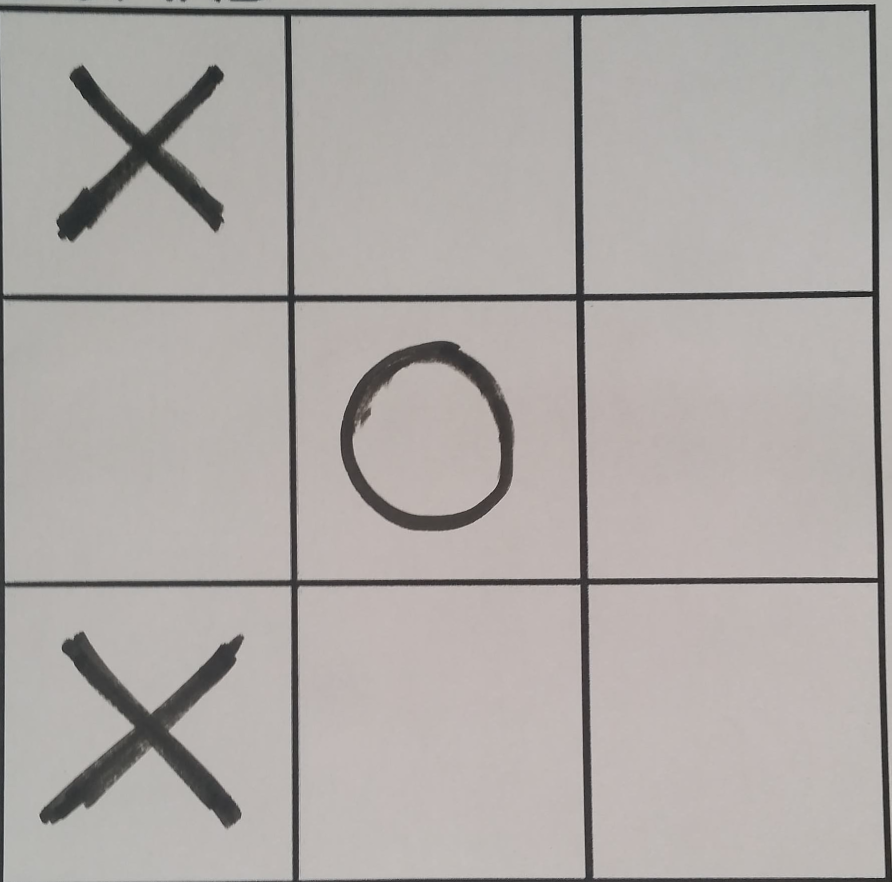
#> input picture testImages/ttt_marker.jpg, 1783 x 1764 px (shown at 1/2 size)
$ python tttcv.py   (older library calls are emulated)
#> lines starting #> are read from the running program, lines starting #| are printed output that depends on the picture; after the words box and inside, x2 and y2 are one past the last pixel; in counts of white or black regions, pixels touching at a corner belong together; long printed decimals are rounded
### AdversarialSearch/tttproblem.py
# author Vincent Kubala; GameUI implementation by Eli Zucker

###############################################################################
# State and Action Representations:
#
# - A (game) state is a TTTState that contains game board and the index of the
#   player to move
#
# - An action is a pair that represents the location at which a player
#   would like to draw an X or an O: (<index of row>, <index of column>),
#   where the indices start at 0.
#
# - See the main function at the bottom of this file for an example.
#
###############################################################################


from typing import Tuple
from AdversarialSearch.adversarialsearchproblem import AdversarialSearchProblem, GameState, GameUI
import time
import math

SPACE = "-"
X = "X"  # Player 0 is X
O = "O"  # Player 1 is O
PLAYER_SYMBOLS = [X, O]


class TTTState:
    def __init__(self, board, ptm):
        """
        Inputs:
                board - represented as a 2D List of character strings.
                Each character in the board is X, O, or SPACE (see above
                for global definition), where SPACE indicates that the
                corresponding cell of the tic-tac-toe board is empty.

                ptm- the index of the player to move, which will be 0 or 1,
                where 0 corresponds to the X player, who moves first, and
                1 to the O player, who moves second.
        """
        self.board = board
        self.ptm = ptm

    def player_to_move(self):
        return self.ptm


# In TTT, an action consists of placing a piece on a 2D grid. Thus, our actions need two pieces of
# data: both row and column. So the type of our action is tuple with two ints.
Action = Tuple[int, int]

def sigmoid(x):
    val = 1 / (1 + math.e ** (-x))
    return val

class TTTProblem(AdversarialSearchProblem[TTTState, Action]):
    def __init__(self, dim=3, board=None, player_to_move=0):
        """
        Inputs:
                dim- the number of cells in one row or column.
                board - 2d list of character strings (as in TTTState)
                player_to_move- index of player to move (as in TTTState).

                The board and player_to_move together constitute the start state
                of the game
        """
        self.board = board
        self.player_to_move = player_to_move
        self._dim = dim
        if board == None:
            board = [[SPACE for _ in range(dim)] for _ in range(dim)]
        self._start_state = TTTState(board, player_to_move)

    # [57 lines left out: functions heuristic_func, get_slices, get_available_actions, transition, not called in this run]

    def is_terminal_state(self, state):
        return not (self._internal_evaluate_terminal(state) == "non-terminal")

    # [89 lines left out: functions evaluate_terminal, _internal_evaluate_terminal, _all_same, board_to_pretty_string, not called in this run]


# Basic TTT GameUI implementation (prints board states to console)
class TTTUI(GameUI):
    # [6 lines left out: function __init__, not called in this run]

    def render(self):
        print(TTTProblem.board_to_pretty_string(self._state.board))
        time.sleep(self._delay)

    # [26 lines left out: functions get_user_input_action, main, not called in this run]


# [2 lines that do not run on import are left out]

### AdversarialSearch/adversarialsearch.py
from typing import Callable

from AdversarialSearch.adversarialsearchproblem import (
    Action,
    AdversarialSearchProblem,
    State as GameState,
)


# [35 lines left out: functions maxValueMM, minValueMM, not called in this run]

def minimax(asp: AdversarialSearchProblem[GameState, Action]) -> Action:
    """
    Implement the minimax algorithm on ASPs, assuming that the given game is
    both 2-player and constant-sum.

    Input:
        asp - an AdversarialSearchProblem
    Output:
        an action (an element of asp.get_available_actions(asp.get_start_state()))
    """
    start = asp.get_start_state()
    # player <- game.toMove(state)
    player = start.player_to_move()
    # value, move <- maxValue(game, state)
    (value, move) = maxValueMM(asp, start, player)
    # return move
    return move


# [162 lines left out: functions maxValueAB, minValueAB, alpha_beta, alpha_beta_cutoff, maxValueABCut, minValueABCut, not called in this run]

### tttcv.py
# imports
import numpy as np
import cv2
from AdversarialSearch.tttproblem import TTTProblem, TTTUI
from AdversarialSearch import adversarialsearch

# initializes the "board"
board = [["-","-","-"],["-","-","-"],["-","-","-"]]

## INPUT ##
# change to "no" if you do not want to see the processing steps displayed when running the program
see_steps = "yes"
# change to "yes" if you want all of the images to stay up as you proceed through the steps of the program
keep_all_imgs = "no"

# list of images you can run the program on
marker = "testImages/ttt_marker.jpg"
printed = "testImages/ttt_printed.png"
green = "testImages/X_O_2.png"
empty = "testImages/empty.png"
stock = "testImages/stock.png"
# the algoritm is able to correctly identify the squares on this image
# does not correctly identify what X's and O's are where
drawn = "testImages/drawn.jpg"

## INPUT ##
# resizes and displays the image
# change the argument of the next line to run the program on a different image
img = cv2.imread(marker)
#> img is the input picture: shape (1764, 1783, 3); mean B, G, R 166.4, 169.2, 174
img_width, img_height = 600, 600
img = cv2.resize(img,(img_width,img_height))
#> img: shape (600, 600, 3)
cv2.imshow('Initial Image (Step 1)',img)
cv2.waitKey(0)
if keep_all_imgs == "no":
    cv2.destroyAllWindows()

# creates and displays a grayscale image
img_grayscale = cv2.cvtColor(img,cv2.COLOR_BGR2GRAY)
if see_steps == "yes":
    cv2.imshow('Grayscale Image (Step 2)',img_grayscale)
    cv2.waitKey(0)
    if keep_all_imgs == "no":
        cv2.destroyAllWindows()

# converts grayscale image into binary image, pixels with value < 127 become 0, pixels with value > 127 become 255
# displays binary image
threshold, img_threshold = cv2.threshold(img_grayscale,127,255,cv2.THRESH_BINARY)
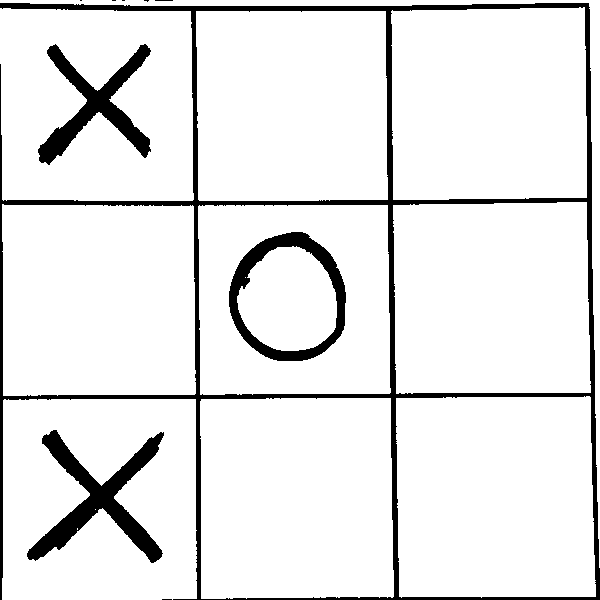
#> img_threshold: shape (600, 600); 91% white; 10 black regions (6 under 20 px), largest, box (x1, y1, x2, y2) and area: (0, 3, 600, 600) 18929, (27, 430, 164, 563) 5260, (38, 44, 151, 165) 4141, (229, 232, 346, 361) 3856
if see_steps == "yes":
    cv2.imshow('Thresholded Image (Step 3)',img_threshold)
    cv2.waitKey(0)
    if keep_all_imgs == "no":
        cv2.destroyAllWindows()

# gets and displays edges of binary images
img_edge_detection = cv2.Canny(img_threshold, 75, 150)
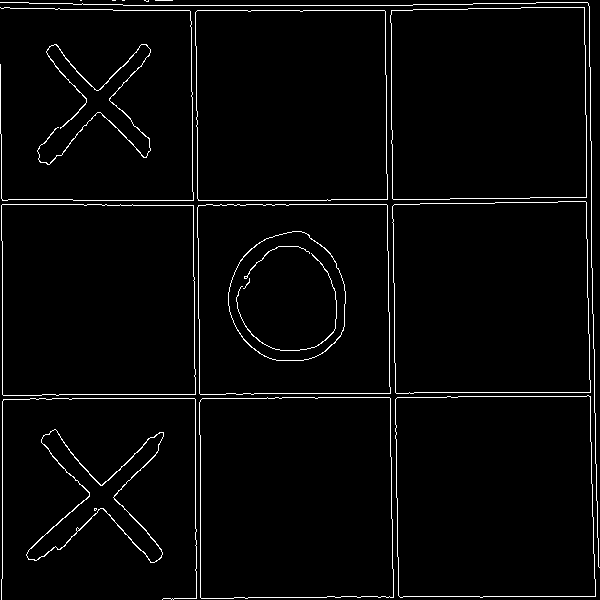
#> img_edge_detection: shape (600, 600); 2.8% white in thin lines or dots
if see_steps == "yes":
    cv2.imshow('Edge Detection Image (Step 4)', img_edge_detection)
    cv2.waitKey(0)
    if keep_all_imgs == "no":
        cv2.destroyAllWindows()

# uses the edges from above to find a bounding rectangle for the tic-tac-toe board
# draws and displays a bounding rectangle around the board
white_pixel_indices = np.argwhere(img_edge_detection==255)
#> white_pixel_indices = 10178 pairs, first value 0 to 599, second value 0 to 599
min_y = np.min(white_pixel_indices[:,0])
#> min_y = 0
min_x = np.min(white_pixel_indices[:,1])
#> min_x = 0
max_y = np.max(white_pixel_indices[:,0])
#> max_y = 599
max_x = np.max(white_pixel_indices[:,1])
#> max_x = 599
img_threshold = cv2.rectangle(img_threshold,(min_x,min_y),(max_x,max_y),(0,0,0),15)
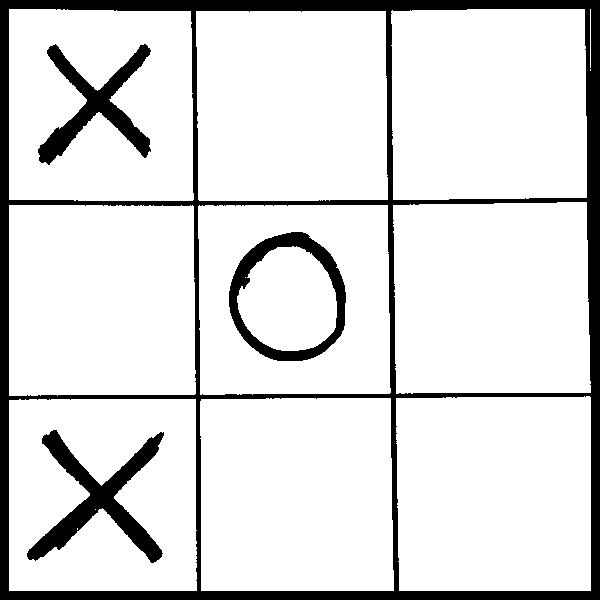
#> img_threshold: shape (600, 600); 86.9% white; 4 black regions, box (x1, y1, x2, y2) and area: (0, 0, 600, 600) 34016, (27, 430, 164, 563) 5260, (38, 44, 151, 165) 4141, (229, 232, 346, 361) 3856
if see_steps == "yes":
    cv2.imshow('Bounded Image (Step 5)', img_threshold)
    cv2.waitKey(0)
    if keep_all_imgs == "no":
        cv2.destroyAllWindows()

# crops the image around the bounding rectangle so there is no space outside of the board
img_threshold_cropped = img_threshold[min_y:max_y,min_x:max_x]
#> img_threshold_cropped: shape (599, 599); 87.2% white; 4 black regions
img = img[min_y:max_y,min_x:max_x]
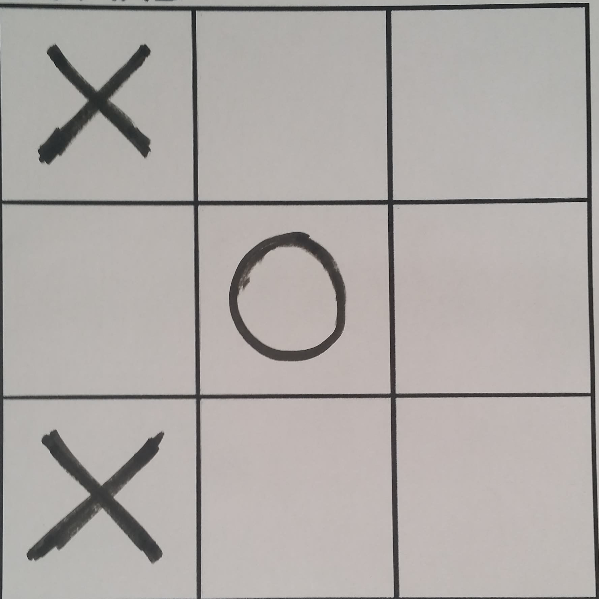
#> img: shape (599, 599, 3); mean B, G, R 166.5, 169.3, 174.1
if see_steps == "yes":
    cv2.imshow('Cropped Threshold Image (Step 6)', img_threshold_cropped)
    cv2.waitKey(0)
    if keep_all_imgs == "no":
        cv2.destroyAllWindows()

# finds the large, exterior contours of the cropped image
# this finds the 9 different boxes of the tic-tac-toe board
# draws the contours
im2, contours, heirarcy = cv2.findContours(img_threshold_cropped,cv2.RETR_EXTERNAL,cv2.CHAIN_APPROX_SIMPLE)
#> contours = 11 contours, 2 with area under 20; largest, box (x1, y1, x2, y2) and area: (396, 396, 591, 591) 37126, (200, 398, 394, 591) 36478, (393, 202, 591, 394) 36410, (391, 9, 587, 200) 36381, (196, 11, 388, 201) 35569
img_contours = cv2.drawContours(img,contours,-1,(255,0,0),5)
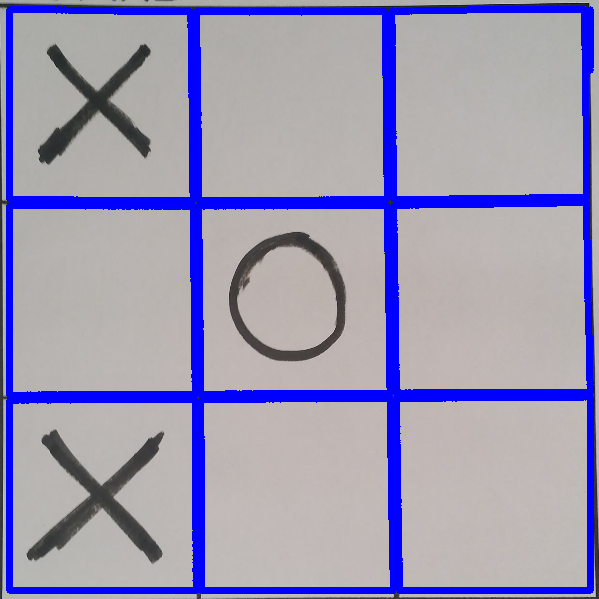
#> img_contours: shape (599, 599, 3); mean B, G, R 181, 151.7, 156.1
if see_steps == "yes":
    cv2.imshow('Contour Image (Step 7)',img_contours)
    cv2.waitKey(0)
    if keep_all_imgs == "no":
        cv2.destroyAllWindows()

# loops through the contours if they are above a certain size (this excludes small contours)
contour_x = 0
contour_y = 0
for contour in contours:
    if cv2.contourArea(contour) > 10000:
        # displays an image for each square
        x,y,w,h = cv2.boundingRect(contour)
        contour_x = w
        contour_y = h
        square = img_threshold_cropped[y+2:y+h-2,x+2:x+w-2]
        if see_steps == "yes":
            cv2.imshow('Square Image',square)
            cv2.waitKey(0)
            if keep_all_imgs == "no":
                cv2.destroyAllWindows()
        # determines the spot on the board to which the contour refers
        board_y = round(x/w)
        board_x = round(y/h)
        # finds the contours within the smaller box image
        sub_im2, sub_contours, sub_heirarcy = cv2.findContours(square,cv2.RETR_LIST,cv2.CHAIN_APPROX_SIMPLE)
        # loops through the contours of the smaller box image if their size is within a certain range
        for sub_contour in sub_contours:
            if cv2.contourArea(sub_contour) < 10000 and cv2.contourArea(sub_contour) > 1000:
                # solidity is the ratio of the contour area to the area of the contour's convex hull
                area = cv2.contourArea(sub_contour)
                hull_area = cv2.contourArea(cv2.convexHull(sub_contour))
                solidity = float(area)/hull_area
                print(solidity)
                # O's have a high solidity, and X's have a lower solidity
                if solidity > 0.6:
                    board[board_x][board_y] = "O"
                else:
                    board[board_x][board_y] = "X"
#> this loop made 11 passes
#> (x, y, w, h, contour_x, contour_y, board_y, board_x) on passes 5, 8, 10: (9, 205, 187, 191, 187, 191, 0, 1), (196, 11, 192, 190, 192, 190, 1, 0), (391, 9, 196, 191, 196, 191, 2, 0)
#> (x, y, w, h, contour_x, contour_y, board_y, board_x) on passes 2, 3, 6, 11: (200, 398, 194, 193, 194, 193, 1, 2), (396, 396, 195, 195, 195, 195, 2, 2), (393, 202, 198, 192, 198, 192, 2, 1), (9, 9, 185, 192, 185, 192, 0, 0)
#| 0.3242
#| 0.9796
#| 0.3395
#> pass 1, `square = img_threshold_cropped[y+2:y+h-2,x+2:x+w-2]`:
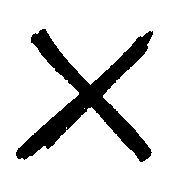
#> square: shape (188, 184); 84.8% white; 1 black region, box (x1, y1, x2, y2) and area: (16, 29, 153, 162) 5260
#> after the loop:
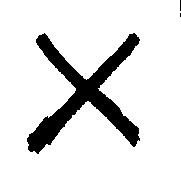
#> square: shape (188, 181); 87.8% white; 3 black regions (2 under 20 px), largest, box (x1, y1, x2, y2) and area: (27, 33, 140, 154) 4141
#> after the loop, board = [['X', '-', '-'], ['-', 'O', '-'], ['X', '-', '-']]

# prints the board state
num_X = 0
num_O = 0
count = 0
print("The board is below!")
for row in board:
    print(row)
    for square in row:
        if square == "X":
            num_X += 1
            count += 1
        elif square == "O":
            num_O += 1
            count += 1
#> this loop made 3 passes
#| ['X', '-', '-']
#| ['-', 'O', '-']
#| ['X', '-', '-']
#> after the loop, count = 3; num_O = 1; num_X = 2

# checks if the game is over
# if the game is not over, the next best move is found based on whose turn it is and this move is shown
ptm = 0
if count == 9:
    print("The game is over!")
    cv2.rectangle(img,(50,250),(525,320),(0,0,0),-1)
    cv2.putText(img,"THE GAME IS OVER",(65,300),cv2.FONT_HERSHEY_SIMPLEX,1.5,(255,255,255),5)
    cv2.imshow("THE GAME IS OVER",img)
    cv2.waitKey(0)
    cv2.destroyAllWindows()
elif count == 0:
    print("It's X's turn!")
    print("The best move for X is below!")
    cv2.putText(img,"X",(int(0.3*contour_x),int(0.9*contour_y)),cv2.FONT_HERSHEY_SIMPLEX,5,(0,0,255),10)
    cv2.imshow("THIS IS THE BEST MOVE",img)
    cv2.waitKey(0)
    cv2.destroyAllWindows()
    board[0][0] = "X"
    for row in board:
        print(row)
else:
    if num_X > num_O:
        ptm = 1
        print("It's O's turn!")
        print("The best move for O is below!")
    else:
        print("It's X's turn!")
        print("The best move for X is below!")
    board_to_pass_in = board
#> board_to_pass_in has the same summary as board
    predict_board = TTTProblem(board = board_to_pass_in,player_to_move = ptm)
#> in __init__, `self.board = board`: self.board has the same summary as board outside __init__
#> (the run stopped early here; a loop or call above may not have finished)
